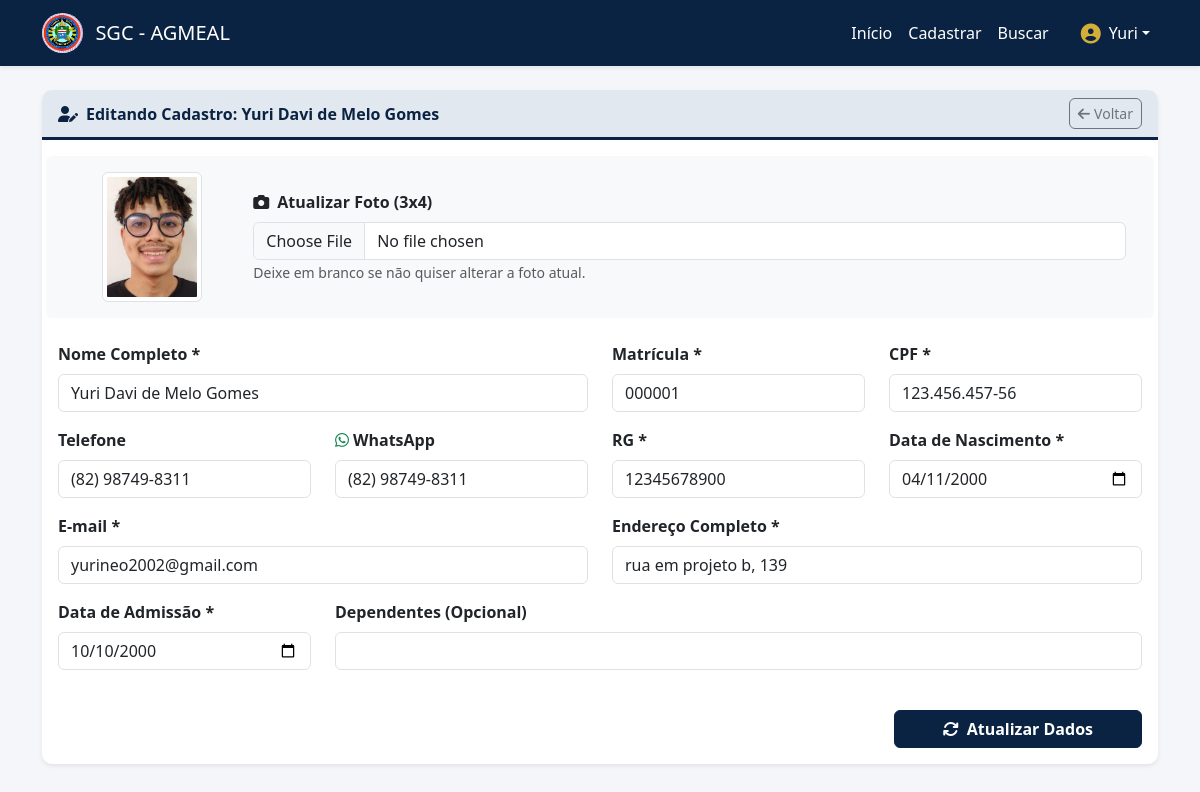
/editar/1 (signed in), run on the app's committed database.
### app/database.py (models this page shows)
class Associado(db.Model):
    __tablename__ = 'associados'
    id = db.Column(db.Integer, primary_key=True)
    nome = db.Column(db.String(100), nullable=False)
    matricula = db.Column(db.String(20), unique=True, nullable=False)
    rg = db.Column(db.String(10), nullable=False) # <--- ALTERADO DE 20 PARA 10
    cpf = db.Column(db.String(14), unique=True, nullable=False)
    telefone = db.Column(db.String(15), nullable=True)
    telefone_whatsapp = db.Column(db.String(15), nullable=True)
    foto_perfil = db.Column(db.String(255), nullable=True)
    endereco = db.Column(db.Text, nullable=False)
    data_nascimento = db.Column(db.Date, nullable=False)
    email = db.Column(db.String(100), nullable=False)
    data_admissao = db.Column(db.Date, nullable=False)
    dependentes = db.Column(db.Text, nullable=True)
    data_criacao = db.Column(db.DateTime, default=datetime.utcnow)

### app/main.py (the view, shortened to what this page needs)
@app.route('/editar/<int:id>', methods=['GET', 'POST'])
@login_required
def editar(id):
    associado = Associado.query.get_or_404(id)
    return render_template('editar.html', username=session.get('username'), associado=associado)

### app/main.py (called while the page is built)
@app.before_request
def verificar_primeiro_acesso():
    if request.endpoint in ['setup', 'static']:
        return
    if Usuario.query.count() == 0:
        return redirect(url_for('setup'))

@app.after_request
def add_header(response):
    response.headers["Cache-Control"] = "no-cache, no-store, must-revalidate"
    response.headers["Pragma"] = "no-cache"
    response.headers["Expires"] = "0"
    return response

def login_required(f):
    @wraps(f)
    def decorated_function(*args, **kwargs):
        if 'usuario_id' not in session:
            flash('Por favor, faça login para acessar o sistema.', 'warning')
            return redirect(url_for('login'))
        return f(*args, **kwargs)
    return decorated_function

### app/templates/editar.html (shortened to what this page needs)
{% extends "base.html" %}
{% block content %}
<div class="card shadow-sm border-0">
    <div class="card-header card-header-agmeal d-flex justify-content-between align-items-center">
        <span><i class="fa-solid fa-user-pen me-2"></i>Editando Cadastro: {{ associado.nome }}</span>
        <a href="/buscar" class="btn btn-sm btn-outline-secondary"><i class="fa-solid fa-arrow-left me-1"></i>Voltar</a>
    </div>
    <div class="card-body">
        <form action="/editar/{{ associado.id }}" method="POST" enctype="multipart/form-data">
            <div class="row mb-4 bg-light p-3 rounded align-items-center">
                <div class="col-md-2 text-center">
                    {% if associado.foto_perfil %}
                        <img src="{{ url_for('static', filename='uploads/fotos/' ~ associado.foto_perfil) }}" class="img-thumbnail" style="width: 100px; height: 130px; object-fit: cover;">
                    {% else %}
                        <div class="border rounded bg-white text-muted d-flex align-items-center justify-content-center" style="width: 100px; height: 130px;">Sem Foto</div>
                    {% endif %}
                </div>
                <div class="col-md-10">
                    <label class="form-label fw-bold"><i class="fa-solid fa-camera me-2"></i>Atualizar Foto (3x4)</label>
                    <input type="file" class="form-control" name="foto_perfil" accept="image/png, image/jpeg">
                    <small class="text-muted">Deixe em branco se não quiser alterar a foto atual.</small>
                </div>
            </div>
            <div class="row">
                <div class="col-md-6 mb-3">
                    <label class="form-label fw-bold">Nome Completo *</label>
                    <input type="text" class="form-control" name="nome" value="{{ associado.nome }}" required>
                </div>
                <div class="col-md-3 mb-3">
                    <label class="form-label fw-bold">Matrícula *</label>
                    <input type="text" class="form-control" name="matricula" value="{{ associado.matricula }}" maxlength="20" required>
                </div>
                <div class="col-md-3 mb-3">
                    <label class="form-label fw-bold">CPF *</label>
                    <input type="text" class="form-control" name="cpf" value="{{ associado.cpf }}" maxlength="14" oninput="mascaraCPF(this)" required>
                </div>
            </div>
            <div class="row">
                <div class="col-md-3 mb-3">
                    <label class="form-label fw-bold">Telefone</label>
                    <input type="text" class="form-control" name="telefone" value="{{ associado.telefone or '' }}" maxlength="15" oninput="mascaraTelefone(this)">
                </div>
                <div class="col-md-3 mb-3">
                    <label class="form-label fw-bold"><i class="fa-brands fa-whatsapp text-success me-1"></i>WhatsApp</label>
                    <input type="text" class="form-control" name="telefone_whatsapp" value="{{ associado.telefone_whatsapp or '' }}" maxlength="15" oninput="mascaraTelefone(this)">
                </div>
                <div class="col-md-3 mb-3">
                    <label class="form-label fw-bold">RG *</label>
                    <input type="text" class="form-control" name="rg" value="{{ associado.rg }}" maxlength="20" required>
                </div>
                <div class="col-md-3 mb-3">
                    <label class="form-label fw-bold">Data de Nascimento *</label>
                    <input type="date" class="form-control" name="data_nascimento" value="{{ associado.data_nascimento.strftime('%Y-%m-%d') }}" required>
                </div>
            </div>
            <div class="row">
                <div class="col-md-6 mb-3">
                    <label class="form-label fw-bold">E-mail *</label>
                    <input type="email" class="form-control" name="email" value="{{ associado.email }}" required>
                </div>
                <div class="col-md-6 mb-3">
                    <label class="form-label fw-bold">Endereço Completo *</label>
                    <input type="text" class="form-control" name="endereco" value="{{ associado.endereco }}" required>
                </div>
            </div>
            <div class="row">
                <div class="col-md-3 mb-3">
                    <label class="form-label fw-bold">Data de Admissão *</label>
                    <input type="date" class="form-control" name="data_admissao" value="{{ associado.data_admissao.strftime('%Y-%m-%d') }}" required>
                </div>
                <div class="col-md-9 mb-3">
                    <label class="form-label fw-bold">Dependentes (Opcional)</label>
                    <input type="text" class="form-control" name="dependentes" value="{{ associado.dependentes or '' }}">
                </div>
            </div>
            <div class="d-grid gap-2 d-md-flex justify-content-md-end mt-4">
                <button type="submit" class="btn btn-primary-agmeal px-5 fw-bold"><i class="fa-solid fa-arrows-rotate me-2"></i>Atualizar Dados</button>
            </div>
        </form>
    </div>
</div>
{% endblock %}

### app/static/css/style.css (style rules this page uses)
:root { --agmeal-azul: #0A2342; --agmeal-azul-claro: #143866; --agmeal-ouro: #D4AF37; --agmeal-ouro-escuro: #B8962F; }
body { background-color: #F4F6F9; font-family: 'Segoe UI', Tahoma, Geneva, Verdana, sans-serif; }
.card { border: none; border-radius: 10px; transition: all 0.3s ease; }
.card-header-agmeal { background-color: #E2E8F0; border-bottom: 3px solid var(--agmeal-azul); color: var(--agmeal-azul); font-weight: bold; border-radius: 10px 10px 0 0 !important; }
.btn { transition: all 0.25s ease-in-out; border-radius: 6px; }
.btn-primary-agmeal { background-color: var(--agmeal-azul); border-color: var(--agmeal-azul); color: white; }

### data on the page
Associado: nome "Yuri Davi de Melo Gomes", foto_perfil (picture), matricula "000001", cpf "123.456.457-56", telefone "(82) 98749-8311", telefone_whatsapp "(82) 98749-8311", rg "12345678900", data_nascimento "04/11/2000", email "yurineo2002@gmail.com", endereco "rua em projeto b, 139", data_admissao "10/10/2000"

### other printed values
{{ username }} "Yuri"
